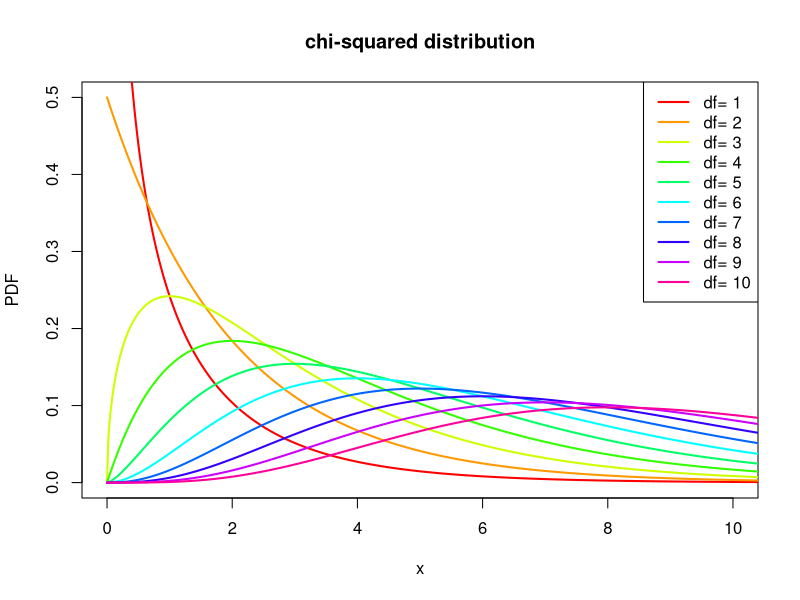
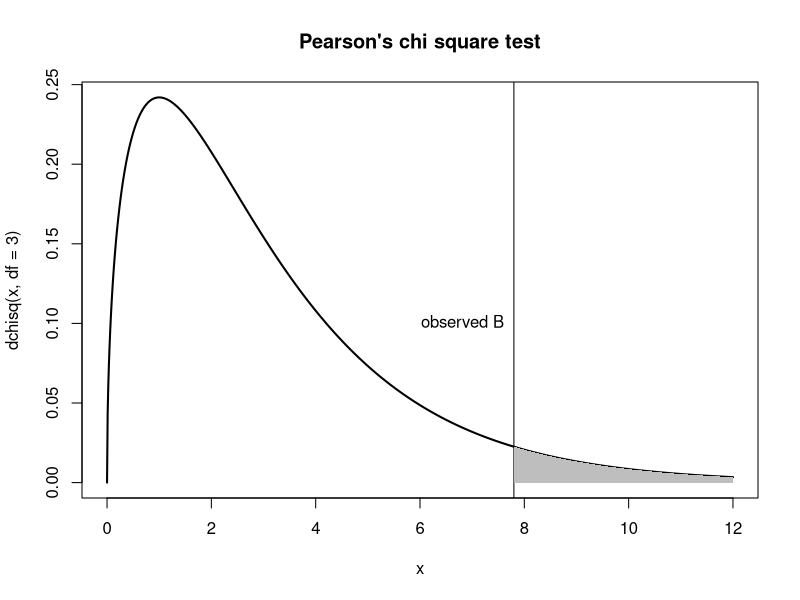
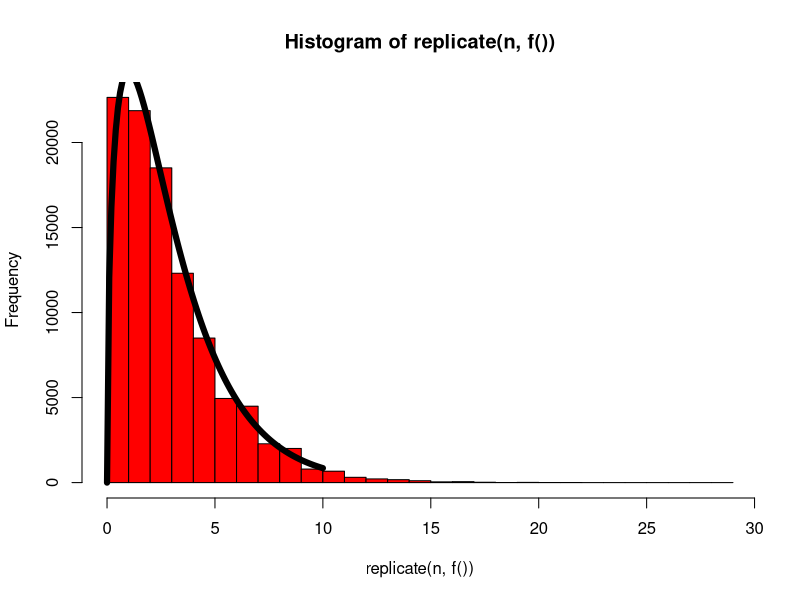

Write the R code that produced these figures, in order.
## ---- chunk 1
o <- c(red=8, green=10, blue=17, yellow= 5)
o
## ---- chunk 2
e <- c(red=10, green=10, blue=10, yellow= 10)
e
## ---- chunk 3
(8-10)^2/10 + (10-10)^2/10 + (17-10)^2/10 + (5-10)^2/10
## ---- chunk 4
B <- sum((o-e)^2/e)
B
## ---- chunk 5
x <- seq(from=0,to=20,len=1000)  # values for horizontal axis
plot(1:10,1:10,type='n',xlim=c(0,10),ylim=c(0,0.5),xlab='x',ylab='PDF',
  main='chi-squared distribution')  # setup plot axes and title
for(i in 1:10){  # loop over i
    points(x,dchisq(x,df=i),type='l',lwd=2,col=rainbow(10)[i]) #plot one curve
}
legend("topright",lwd=2,col=rainbow(10),legend=paste("df= " ,1:10,sep=""))
## ---- chunk 6
x <- seq(from=0,to=12,len=1000)  # set up x-axis
plot(x,dchisq(x,df=3),type='l',lwd=2,main="Pearson's chi square test")  # setup axes
B <- 7.8  # value of Badness from above
abline(v=B) # draw vertical line
jj <- seq(from=B,to=12,len=100)  # temporary variable
polygon(c(jj,rev(jj)),c(jj*0,dchisq(rev(jj),df=3)),col='gray',border=NA)  #shade pvalue
text(7.8,0.1,"observed B",pos=2)  
## ---- chunk 7
pchisq(7.8,df=3,lower.tail=FALSE)
## ---- chunk 8
sample(1:4,40,replace=T)  # census of the class
tabulate(sample(1:4,40,replace=TRUE))  # how many students prefer each colour

## ---- chunk 9
o <- tabulate(sample(1:4,40,replace=TRUE))  # synthetic observations
e <- 10                                  # expectation under the null
B <- sum((o-e)^2/e)                      # Badness-of-fit
B
## ---- chunk 10
f <- function(...){  # define single-use function f()
   o <- tabulate(sample(1:4,40,replace=TRUE))  # synthetic observations
   e <- 10  # expectations
   return(sum((o-e)^2/e))  # return badness B
}
n <- 1e5   # number of synthetic observations to take 
hist(replicate(n,f()),col='red',nclass=30)  # plot the histogram of synth.obs
x <- seq(from=0,to=10,len=100)   # x-values for theoretical distribution
points(x,n*dchisq(x,df=3),type='l',lwd=6)  # plot chi-squared, df=3 points
## ---- chunk 11
o <-c("0"=5, "1"=27, "2" = 47, "3"=15, "4"=6)  # this is a named vector
o
## ---- chunk 12
e <- 100*dbinom(0:4,4,1/2)
e
## ---- chunk 13
B <- sum((o-e)^2/e)
B
## ---- chunk 14
pchisq(B,df=4,lower.tail=FALSE)
## ---- chunk 15
(o <- c("0"=7,"1"=3,"2"=4,"3"=9))
## ---- chunk 16
phat <- (0*7 + 1*3 + 2*4 + 3*9)/(3*(7+3+4+9))
## ---- chunk 17
(phat <- sum((0:3)*o)/(3*sum(o)))
## ---- chunk 18
(e <- 23*dbinom(0:3,3,phat))
## ---- chunk 19
pval <- pchisq(sum((o-e)^2/e),df=2,lower.tail=FALSE)
pval
## ---- chunk 20
manC <-
    c(2,4,3,1,4,3,0,1,1,4,1,2,2,
      1,2,2,2,3,0,2,0,2,4,2,2,0,
      1,2,1,3,3,5,3,0,5,2,2,0)
## ---- chunk 21
o <- table(manC)    #'o' for 'observations'
o
## ---- chunk 22
mean(manC)
## ---- chunk 23
dpois(0:4, lambda=mean(manC))
## ---- chunk 24
1-sum(dpois(0:4, lambda=mean(manC)))
## ---- chunk 25
probs <- c(dpois(0:4, lambda=mean(manC)), ppois(4,lambda=mean(manC),lower.tail=FALSE))
probs
## ---- chunk 26
sum(probs)
## ---- chunk 27
e <- length(manC)*probs
e
## ---- chunk 28
B <- sum((o-e)^2/e)
pchisq(B,df=4,lower.tail=FALSE)
